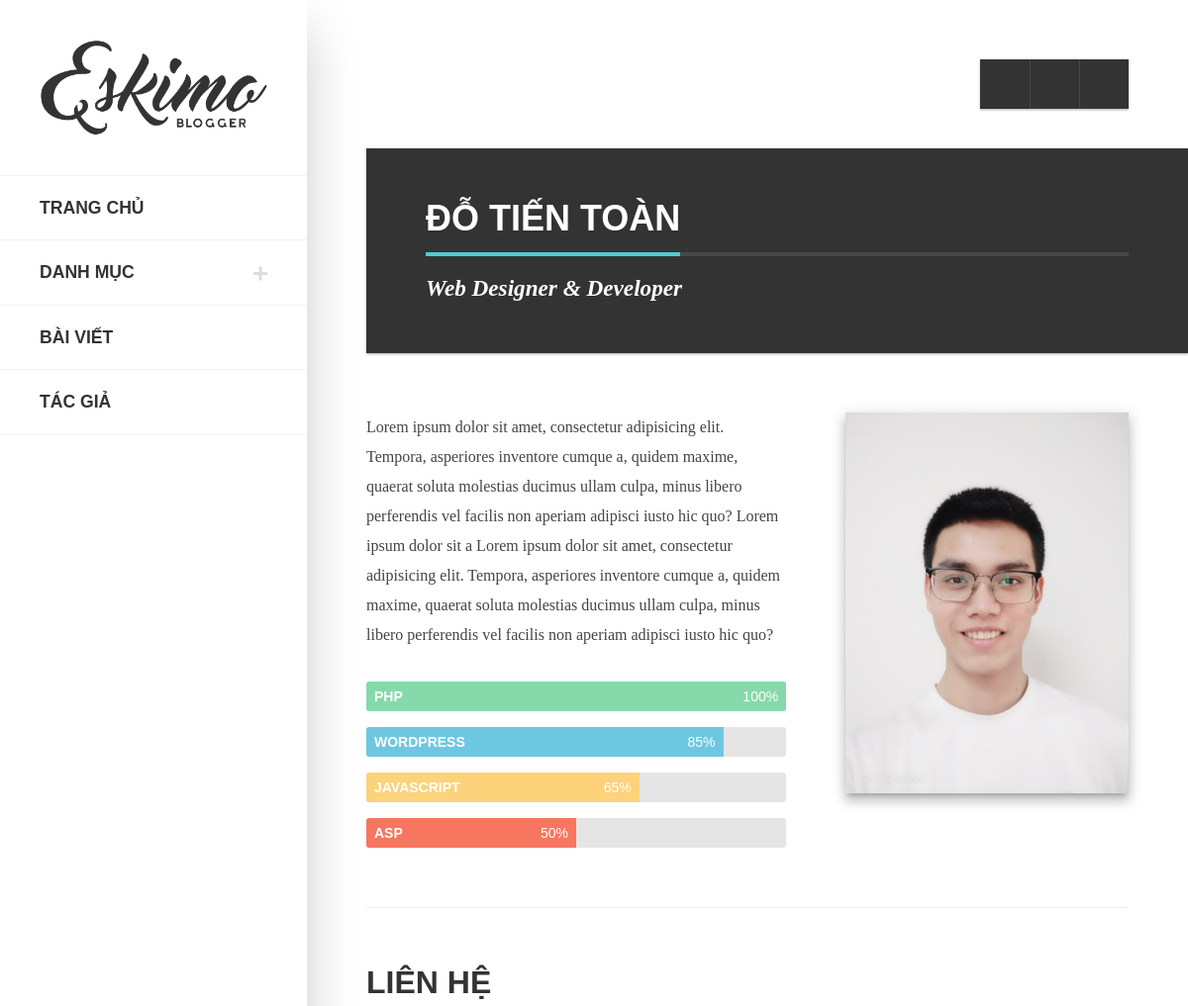
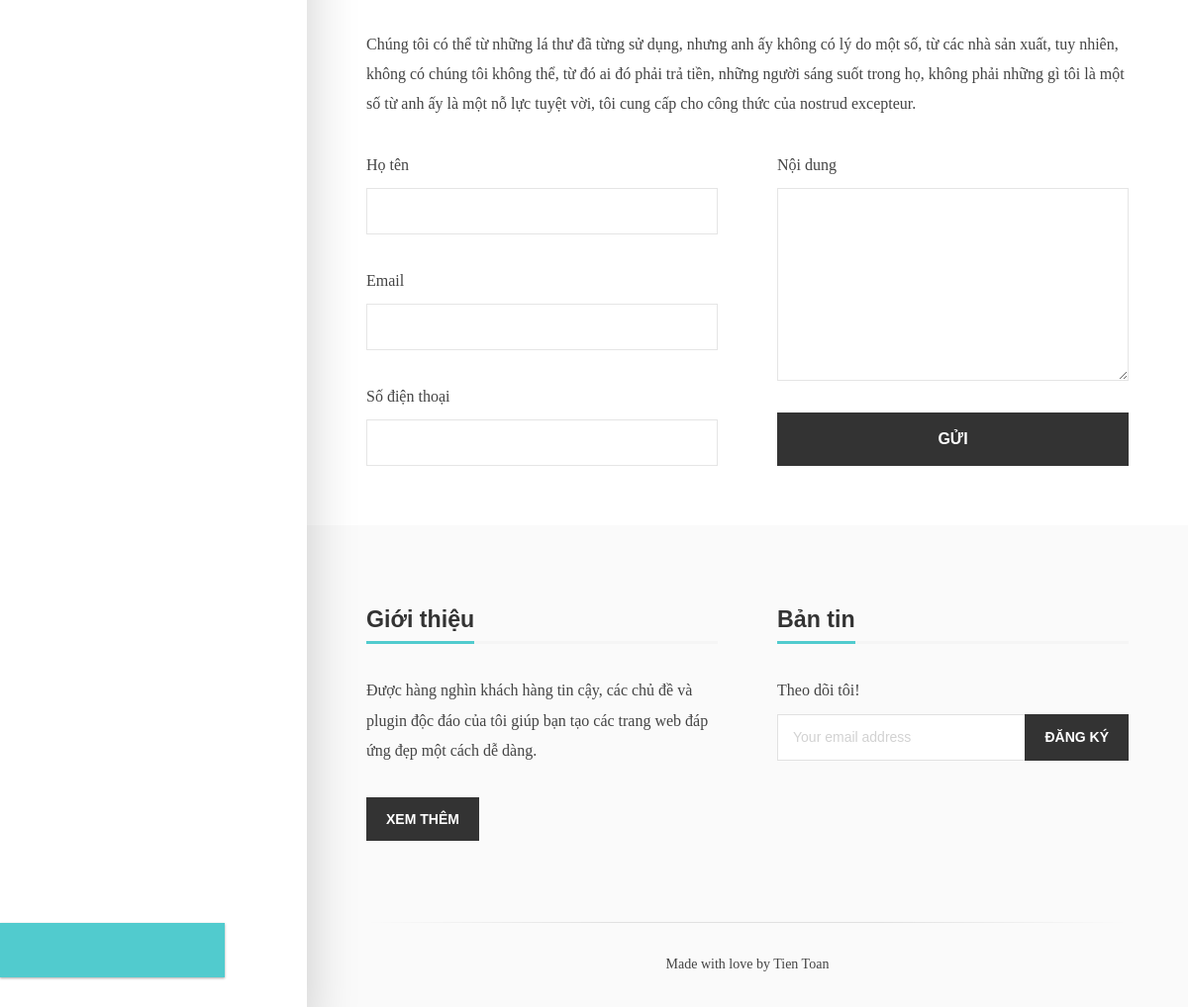
The page /index.php?admin=user&mod=home&act=author on the database its author committed (2 pictures, top to bottom).
### tables this page shows
CREATE TABLE `author`  (
  `id` int NOT NULL AUTO_INCREMENT,
  `name` varchar(255) NULL DEFAULT NULL,
  `job` varchar(255) NULL DEFAULT NULL,
  `introduce` text NULL,
  `email` varchar(255) NULL DEFAULT NULL,
  `phone` int NULL DEFAULT NULL,
  PRIMARY KEY (`id`) USING BTREE
);

### controllers/user/Controller.php (called while the page is built, shortened)
<?php
class Controller{
	public function view($name, $data = []){
		extract($data);
		require_once $name . '.php';
	}
}
 ?>

### controllers/user/HomeController.php (called while the page is built, shortened)
<?php
require_once('Controller.php');
require_once('models/user/Author.php');
class HomeController extends Controller
{
	public $modelCate;
	public $modelAuthor;
	public function __construct()
	{
		$this->modelCate = new Category();
		$this->modelAuthor = new Author();
	}
	public function author(){
		$cates = $this->modelCate->parentCate();
		$author = $this->modelAuthor->profile();
		return $this->view('views/user/author/author', [
			'author' => $author,
			'cates' => $cates
		]);
	}
}
 ?>

### index.php (called while the page is built, shortened)
<?php
$act = (isset($_GET['act']) ? $_GET['act'] : 'home');
$controller_obj = new $controller_class_name();
$controller_obj->$act();
?>

### models/admin/Connection.php (called while the page is built, shortened)
<?php
class Connection{
	public function __construct(){
		$servername = 'localhost';
		$username = 'root';
		$password = '';
		$dbname = 'project-php27';
		$this->conn = new mysqli($servername, $username, $password, $dbname);
	}
}
?>

### models/user/Model.php (called while the page is built, shortened)
<?php
require_once('models/admin/Connection.php');
class Model{
	public function __construct(){
		$connection_obj = new Connection();
		$this->connection = $connection_obj->conn;
	}
}
 ?>

### models/user/Author.php (called while the page is built)
<?php
require_once('Model.php');
class Author extends Model{
	public $table = 'author';
	public function profile(){
		$sql = "SELECT * FROM " . $this->table;
		$result = $this->connection->query($sql);
		$this->table = array();
		while ($row = $result->fetch_assoc()) {
			$this->table[] = $row;
		}
		return $this->table;
	}
}
 ?>

### views/user/author/author.php (the view, shortened to what this page needs)
<?php require_once('views/user/header.php'); ?>
<div class="eskimo-page-title">
                    <h1><span><?= $author[0]['name'] ?></span></h1>
                    <p class="eskimo-page-subtitle"><?= $author[0]['job'] ?></p>
                </div>
                <div class="row">
                    <div class="col-12 col-lg-7 order-2 order-lg-1">
                        <p><?= $author[0]['introduce'] ?></p>
                        <div class="progress">
                            <div class="progress-bar bg-success" style="width: 100%" role="progressbar" aria-valuenow="100" aria-valuemin="0" aria-valuemax="100"><span>PHP</span> 100%</div>
                        </div>
                        <div class="progress">
                            <div class="progress-bar bg-info" style="width: 85%" role="progressbar" aria-valuenow="85" aria-valuemin="0" aria-valuemax="100"><span>WordPress</span> 85%</div>
                        </div>
                        <div class="progress">
                            <div class="progress-bar bg-warning" style="width: 65%" role="progressbar" aria-valuenow="65" aria-valuemin="0" aria-valuemax="100"><span>Javascript</span> 65%</div>
                        </div>
                        <div class="progress">
                            <div class="progress-bar bg-danger" style="width: 50%" role="progressbar" aria-valuenow="50" aria-valuemin="0" aria-valuemax="100"><span>ASP</span> 50%</div>
                        </div>
                    </div>
                    <div class="col-12 col-lg-5 order-1 order-lg-2 mb-5 mb-lg-0">
                        <img src="public/admin/img/avatar/avatar.jpg" alt="Jane Doe" class="img-fluid mx-auto d-block eskimo-img-shadow">
                    </div>
                </div>
                <hr>
                <h2>LIÊN HỆ</h2>
                <p>Chúng tôi có thể từ những lá thư đã từng sử dụng, nhưng anh ấy không có lý do một số, từ các nhà sản xuất, tuy nhiên, không có chúng tôi không thể, từ đó ai đó phải trả tiền, những người sáng suốt trong họ, không phải những gì tôi là một số từ anh ấy là một nỗ lực tuyệt vời, tôi cung cấp cho công thức của nostrud excepteur.</p>
                <form id="ajax-form" action="mailer.php" method="post">
                    <div class="row">
                        <div class="col-12 col-lg-6">
                            <p>
                                <label>Họ tên</label><br>
                                <input type="text" name="sendername" id="sendername" class="form-control" required="required" maxlength="50">
                            </p>
                            <p>
                                <label>Email</label><br>
                                <input type="email" name="senderemail" id="senderemail" class="form-control" required="required" maxlength="50">
                            </p>
                            <p>
                                <label>Số điện thoại</label><br>
                                <input type="text" name="senderphone" id="senderphone" class="form-control" maxlength="50">
                            </p>
                        </div>
                        <div class="col-12 col-lg-6">
                            <p>
                                <label>Nội dung</label><br>
                                <textarea name="sendermessage" id="sendermessage" required="required" class="form-control form-fixed-height"></textarea>
                            </p>
                            <button id="sendbutton" type="submit" class="btn btn-lg w-100">Gửi</button>
                        </div>
                    </div>
                </form>
            </div>
        </main>
<?php require_once('views/user/footer.php'); ?>

### rows shown on the page
author: name "ĐỖ TIẾN TOÀN", job "Web Designer & Developer", introduce "Lorem ipsum dolor sit amet, consectetur adipisicing elit. Tempora, asperiores inventore cumque a, quidem maxime, quaerat soluta molestias ducimus ullam culpa, minus libero perferendis vel facilis non aperiam adipisci iusto hic quo? Lorem ipsum dolor sit a Lorem ipsum dolor sit amet, consectetur adipisicing elit. Tempora, asperiores inventore cumque a, quidem maxime, quaerat soluta molestias ducimus ullam culpa, minus libero perferendis vel facilis non aperiam adipisci iusto hic quo?"
